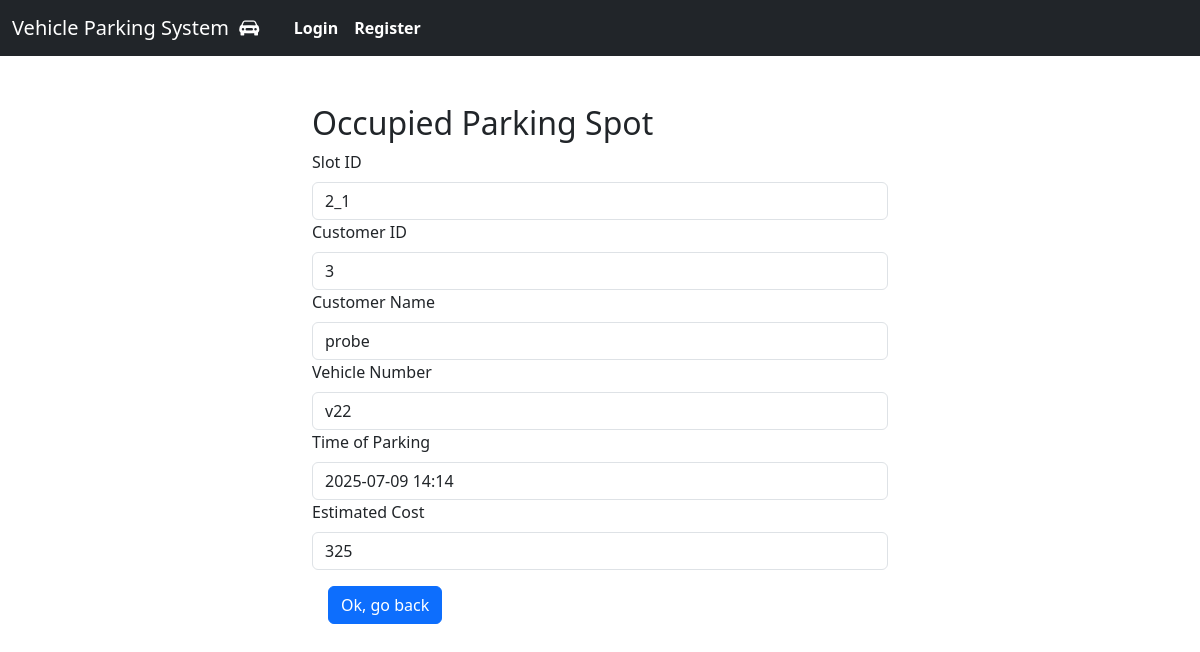
/admin_spot_view/2_1, run on the app's committed database.
### controllers/models.py (models this page shows)
class ParkingSpot(db.Model):
    id = db.Column(db.Integer, primary_key=True, autoincrement=True)
    lot_id = db.Column(db.Integer, db.ForeignKey('parking_lot.id'), nullable=False)
    status = db.Column(db.String(1), nullable=False, default='A')
    spot = db.Column(db.String, nullable=False)

class Reservation(db.Model):
    id = db.Column(db.Integer, primary_key=True, autoincrement=True)
    spot_id = db.Column(db.Integer, db.ForeignKey('parking_spot.spot'), nullable=False)
    user_id = db.Column(db.Integer, db.ForeignKey('user.id'), nullable=False)
    parking_timestamp = db.Column(db.DateTime, nullable=False, default=datetime.utcnow)
    leaving_timestamp = db.Column(db.DateTime, nullable=True)
    parking_cost = db.Column(db.Float, nullable=True)
    vehicle_number = db.Column(db.String(20), nullable=False)
    spot = db.relationship('ParkingSpot', backref='reservations')
    user = db.relationship('User', backref='reservations')

class User(db.Model):
    id = db.Column(db.Integer, primary_key=True, autoincrement=True)
    email = db.Column(db.String(120), unique=True, nullable=False)
    password = db.Column(db.String(200), nullable=False)
    address = db.Column(db.String(200), nullable=True)
    pin_code = db.Column(db.String(20), nullable=True)
    full_name = db.Column(db.String(100), nullable=True)
    phone_number = db.Column(db.String(15), nullable=True)
    roles = db.relationship('Role', secondary='user_role')

### controllers/general_routes.py (the view)
@app.route('/admin_spot_view/<string:spot_id>', methods=['GET'])
def admin_spot_view(spot_id):
    spot = ParkingSpot.query.filter(and_(ParkingSpot.spot == spot_id), ParkingSpot.status== 'O').first()
    if not spot:
        flash('Parking spot not found or not occupied.', 'error')
        return redirect(url_for('admin_home'))
    print(spot_id, spot)
    reservation = Reservation.query.filter(and_(Reservation.spot_id == spot.spot, Reservation.leaving_timestamp == None)).first()
    parking_time = reservation.parking_timestamp.strftime('%Y-%m-%d %H:%M')
    release_time = datetime.now(ZoneInfo("Asia/Kolkata")).strftime('%Y-%m-%d %H:%M')
    fmt = "%Y-%m-%d %H:%M"
    start_dt = datetime.strptime(parking_time, fmt)
    end_dt   = datetime.strptime(release_time, fmt)
    delta = end_dt - start_dt
    hours = delta.total_seconds() / 3600
    cost  = hours * 50
    cost = math.ceil(cost)
    return render_template('admin_spot_view.html', spot=spot, reservation=reservation, cost=cost)

### templates/admin_spot_view.html (shortened to what this page needs)
<!DOCTYPE html>
<html lang="en">
<head>
</head>
{% extends 'index.html' %}
    {% block content %}
    <div class="container-fluid">
        <div class="row justify-content-center">
            <div class="col-6 m-3">
                <h2>Occupied Parking Spot</h2>
                <form method="get" action="/">
                    <div class="mb-1.5">
                        <label for="slot_id" class="form-label">Slot ID</label>
                        <input type="text" class="form-control" id="slot_id" name="slot_id" value="{{ spot.spot }}" readonly>
                    </div>
                    <div class="mb-1.5">
                        <label for="customer_id" class="form-label">Customer ID</label>
                        <input type="text" class="form-control" id="customer_id" name="customer_id" value="{{ reservation.user_id }}" required>
                    </div>
                    <div class="mb-1.5">
                        <label for="customer_name" class="form-label">Customer Name</label>
                        <input type="text" class="form-control" id="customer_name" name="customer_name" value="{{ reservation.user.full_name }}" required>
                    </div>
                    <div class="mb-1.5">
                        <label for="vehicle_number" class="form-label">Vehicle Number</label>
                        <input type="text" class="form-control" id="vehicle_number" name="vehicle_number" value="{{ reservation.vehicle_number }}" required>
                    </div>
                    <div class="mb-1.5">
                        <label for="time_of_parking" class="form-label">Time of Parking</label>
                        <input type="text" class="form-control" id="time_of_parking" name="time_of_parking" value="{{ reservation.parking_timestamp.strftime('%Y-%m-%d %H:%M') }}" required>
                    </div>
                    <div class="mb-1.5">
                        <label for="Estimated Cost" class="form-label">Estimated Cost</label>
                        <input type="text" class="form-control" id="estimated_cost" name="estimated_cost" value="{{ cost }}" required>
                    </div>
                    <button type="submit" class="btn btn-primary m-3">Ok, go back</button>
                </form>
            </div>
        </div>
    </div>
    {% endblock %}

### data on the page
ParkingSpot: slot_id "2_1"
Reservation: customer_id "3", vehicle_number "v22", time_of_parking "2025-07-09 14:14"
User: customer_name "probe"
